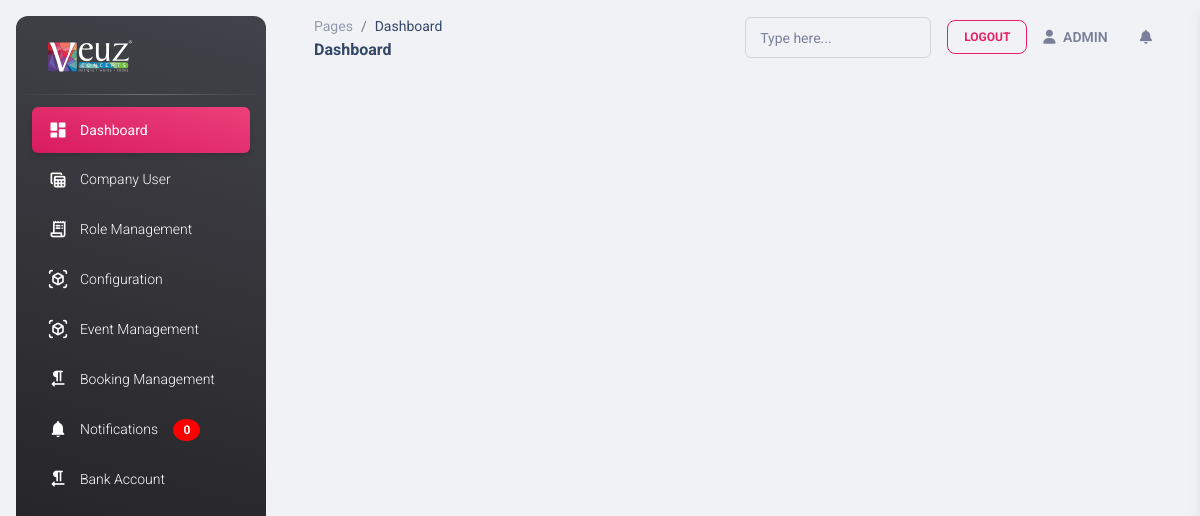
Page /notifications (signed in) on the earlier database version.
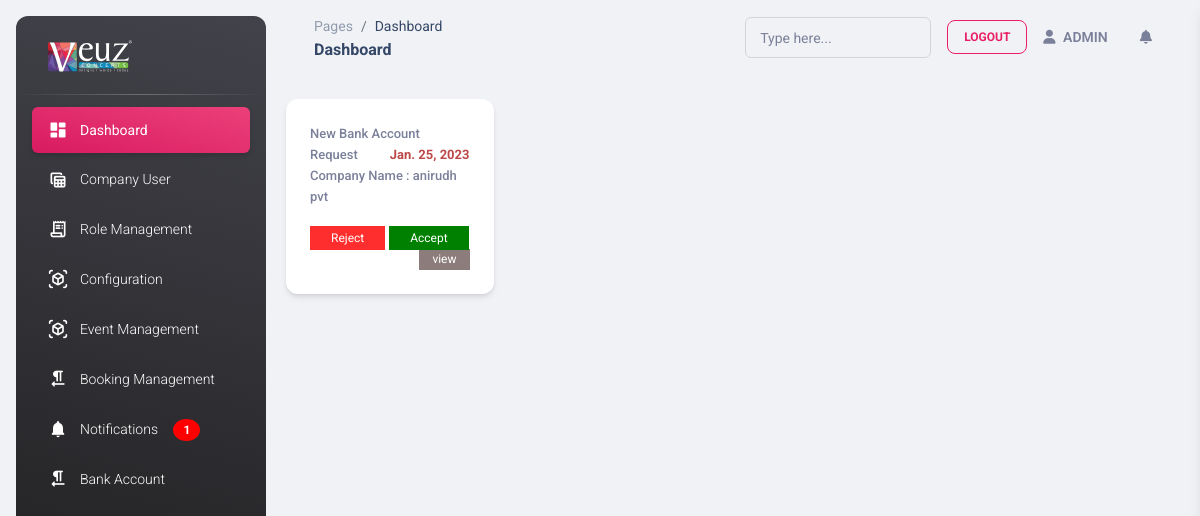
Same page on the later database version.
### myapp/models.py (models this page shows)
class common(models.Model):  # COMM0N
    dt = models.DateField(auto_now=True)
    tm = models.TimeField(auto_now=True)
    updated = models.DateTimeField(default=timezone.now)
    status = models.CharField(max_length=255, null=True)
    created_by = models.ForeignKey(User,on_delete=models.CASCADE,related_name="%(app_label)s_%(class)s_ownership", null=True)
    class Meta:
        abstract = True

class notification(common):
    notification_type = models.CharField(choices=notification_type,null=True,max_length=25)
    mapping_id = models.IntegerField(null=True)
    read_status = models.BooleanField(default=False)
    company_id = models.ForeignKey(company_Master,related_name='notification_id',null=True,on_delete=models.CASCADE)

class company_Master(models.Model):
    company_name = models.CharField(max_length=25,null=True)
    auth_user_id = models.ForeignKey(User,on_delete=models.CASCADE,related_name="company_Master_auth_id", null=True)

### myapp/views.py (the view)
# urls.py: path('notifications',views.notifications,name='notifications'),
def notifications(request):
    data = ''
    if request.user.is_superuser == True:
        data = notification.objects.filter(read_status=False)
    context = {
        'data':data
    }
    return render(request,'notifications.html',context)

### myapp/templatetags/nav.py (called while the page is built)
@register.filter(name='get_nav_name')
def get_nav_name(value,args):
    data = User.objects.get(id=value.id)
    return data.is_superuser

@register.filter(name='notification_count')
def notification_count(value,args):
    data = User.objects.get(id=value.id)
    if data.is_superuser == True:
        data = notification.objects.filter(read_status=False).count()
        return data
        pass
    return ''

### myapp/templates/notifications.html (shortened to what this page needs)
{% extends 'base.html' %}
{% load static %}
{% block content %}
<div class="row">
    {% for i in data %}
    <div class="col-md-3">
        <div class="card">
            <div class="card-body">
                {% if i.notification_type == 'Bank Account' %}
                <p style="    font-size: 13px;
                font-weight: 500;">New Bank Account Request <span style="float: right;
    color: #bd4848;
    font-weight: bold;">{{i.dt}}</span>
            <br><span>Company Name : {{i.company_id.company_name}}</span>
            </p>
            <a href=""  style="    padding: 5px 21px;
            background: #ff2e2e;
            color: white;
            font-size: 12px;">Reject</a>
            <a href="" style="    padding: 5px 21px;
            background: green;
            color: white;
            font-size: 12px;">Accept</a>
                {% endif %}
               <a href="view_notification_more?mapping_id={{i.mapping_id}}&id={{i.id}}" style="    float: right;
               background: #8d7c7c;
               color: white;
               padding: 1px 13px;
               font-size: 12px;">view</a>
            </div>
          </div>
    </div>
    {% endfor %}
</div>
{% endblock %}

### myapp/templates/base.html (shortened to what the changed rows need)
<!DOCTYPE html>
<html lang="en">
{% load static %}
{% load nav %}
<head>
  <link href="{% static 'assets/css/nucleo-icons.css' %}" rel="stylesheet" />
  <link href="{% static 'assets/css/nucleo-svg.css' %}" rel="stylesheet" />
  <link id="pagestyle" href="{% static 'assets/css/material-dashboard.css' %}" rel="stylesheet" />
</head>
<body class="g-sidenav-show  bg-gray-200">
  <aside class="sidenav navbar navbar-vertical navbar-expand-xs border-0 border-radius-xl my-3 fixed-start ms-3   bg-gradient-dark" id="sidenav-main">
    <div class="collapse navbar-collapse  w-auto " id="sidenav-collapse-main">
      <ul class="navbar-nav">
        <li class="nav-item">
          <a class="nav-link text-white " href="{% url 'notifications' %}">
            <span class="nav-link-text ms-1">Notifications  <span style="    color: white;
              font-weight: bold;
              padding: 4px 10px;
              background: red;
              border-radius: 50%;
              margin: 12px 12px;
              font-size: 12px;">{{request.user|notification_count:"notification"}}</span>
          </a>
        </li>
      </ul>
    </div>
  </aside>
  <main class="main-content position-relative max-height-vh-100 h-100 border-radius-lg ">
    <div class="container-fluid py-4">
        {% block content %}
        {% endblock %}
    </div>
  </main>
</body>
</html>

Differences in the rows shown:
added notification: dt "Jan. 25, 2023", company_id.company_name "anirudh pvt"
Other differences:
{{ request.user|notification_count:"notification" }}: "0" → "1"
